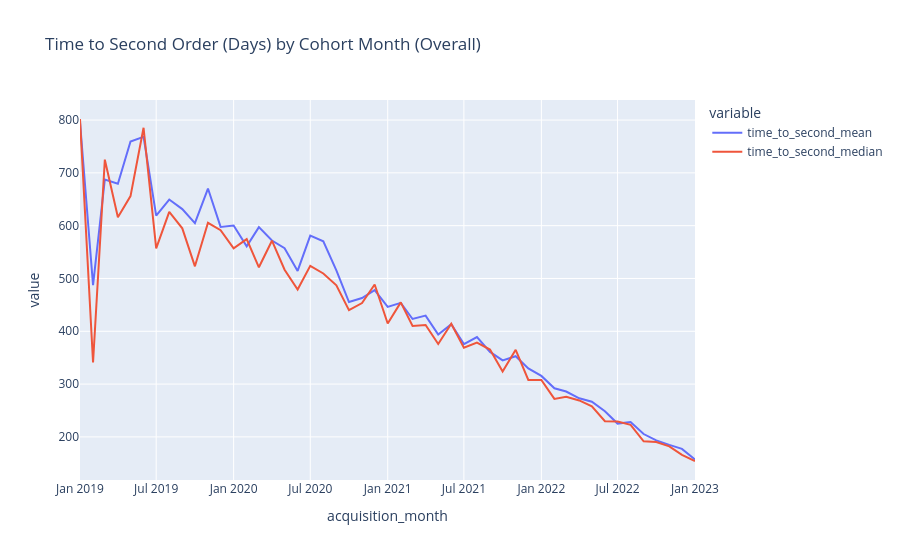

Notebook source saved alongside this figure:
### Code cell
fig = px.line(
    trend_overall,
    x='acquisition_month',
    y=['time_to_second_mean', 'time_to_second_median'],
    title='Time to Second Order (Days) by Cohort Month (Overall)'
)
fig.show()
